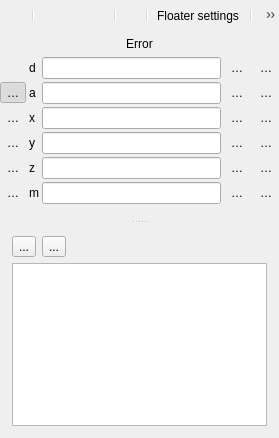
<?xml version="1.0" encoding="UTF-8"?>
<ui version="4.0">
 <class>QgsAdvancedDigitizingDockWidgetBase</class>
 <widget class="QgsDockWidget" name="QgsAdvancedDigitizingDockWidgetBase">
  <property name="geometry">
   <rect>
    <x>0</x>
    <y>0</y>
    <width>279</width>
    <height>438</height>
   </rect>
  </property>
  <property name="windowTitle">
   <string>Advanced Digitizing</string>
  </property>
  <widget class="QWidget" name="dockWidgetContents">
   <layout class="QVBoxLayout" name="verticalLayout">
    <property name="leftMargin">
     <number>0</number>
    </property>
    <property name="topMargin">
     <number>0</number>
    </property>
    <property name="rightMargin">
     <number>0</number>
    </property>
    <property name="bottomMargin">
     <number>0</number>
    </property>
    <item>
     <widget class="QToolBar" name="mToolbar">
      <property name="iconSize">
       <size>
        <width>16</width>
        <height>16</height>
       </size>
      </property>
      <property name="floatable">
       <bool>false</bool>
      </property>
      <addaction name="mEnableAction"/>
      <addaction name="separator"/>
      <addaction name="mConstructionModeAction"/>
      <addaction name="mParallelAction"/>
      <addaction name="mPerpendicularAction"/>
      <addaction name="separator"/>
      <addaction name="mAngleSoftLocksAction"/>
      <addaction name="separator"/>
      <addaction name="mFloaterAction"/>
      <addaction name="separator"/>
      <addaction name="mConstructionAction"/>
      <addaction name="mGuidesMapToolAction"/>
     </widget>
    </item>
    <item>
     <widget class="QSplitter" name="splitter">
      <property name="orientation">
       <enum>Qt::Vertical</enum>
      </property>
      <widget class="QWidget" name="mCadWidget" native="true">
       <layout class="QVBoxLayout" name="mCadWidgetLayout">
        <item>
         <widget class="QLabel" name="mErrorLabel">
          <property name="sizePolicy">
           <sizepolicy hsizetype="MinimumExpanding" vsizetype="MinimumExpanding">
            <horstretch>0</horstretch>
            <verstretch>0</verstretch>
           </sizepolicy>
          </property>
          <property name="text">
           <string>Error</string>
          </property>
          <property name="alignment">
           <set>Qt::AlignCenter</set>
          </property>
          <property name="wordWrap">
           <bool>true</bool>
          </property>
         </widget>
        </item>
        <item>
         <widget class="QWidget" name="mInputWidgets" native="true">
          <layout class="QGridLayout" name="mInputLayout">
           <property name="leftMargin">
            <number>0</number>
           </property>
           <property name="topMargin">
            <number>0</number>
           </property>
           <property name="rightMargin">
            <number>0</number>
           </property>
           <property name="bottomMargin">
            <number>0</number>
           </property>
           <property name="spacing">
            <number>3</number>
           </property>
           <item row="3" column="2">
            <widget class="QLineEdit" name="mYLineEdit">
             <property name="toolTip">
              <string/>
             </property>
            </widget>
           </item>
           <item row="5" column="1">
            <widget class="QLabel" name="mMLabel">
             <property name="text">
              <string>m</string>
             </property>
            </widget>
           </item>
           <item row="2" column="0">
            <widget class="QToolButton" name="mRelativeXButton">
             <property name="toolTip">
              <string/>
             </property>
             <property name="text">
              <string>…</string>
             </property>
             <property name="icon">
              <iconset resource="../../images/images.qrc">
               <normaloff>:/images/themes/default/cadtools/delta.svg</normaloff>:/images/themes/default/cadtools/delta.svg</iconset>
             </property>
             <property name="checkable">
              <bool>true</bool>
             </property>
             <property name="autoRaise">
              <bool>true</bool>
             </property>
            </widget>
           </item>
           <item row="0" column="3">
            <widget class="QToolButton" name="mLockDistanceButton">
             <property name="toolTip">
              <string/>
             </property>
             <property name="text">
              <string>…</string>
             </property>
             <property name="icon">
              <iconset resource="../../images/images.qrc">
               <normaloff>:/images/themes/default/cadtools/lock.svg</normaloff>:/images/themes/default/cadtools/lock.svg</iconset>
             </property>
             <property name="checkable">
              <bool>true</bool>
             </property>
             <property name="autoRaise">
              <bool>true</bool>
             </property>
            </widget>
           </item>
           <item row="1" column="2">
            <widget class="QLineEdit" name="mAngleLineEdit">
             <property name="toolTip">
              <string/>
             </property>
            </widget>
           </item>
           <item row="0" column="1">
            <widget class="QLabel" name="label">
             <property name="text">
              <string>d</string>
             </property>
            </widget>
           </item>
           <item row="1" column="0">
            <widget class="QToolButton" name="mRelativeAngleButton">
             <property name="toolTip">
              <string/>
             </property>
             <property name="text">
              <string>…</string>
             </property>
             <property name="icon">
              <iconset resource="../../images/images.qrc">
               <normaloff>:/images/themes/default/cadtools/delta.svg</normaloff>:/images/themes/default/cadtools/delta.svg</iconset>
             </property>
             <property name="checkable">
              <bool>true</bool>
             </property>
             <property name="checked">
              <bool>true</bool>
             </property>
             <property name="autoRaise">
              <bool>true</bool>
             </property>
            </widget>
           </item>
           <item row="5" column="4">
            <widget class="QToolButton" name="mRepeatingLockMButton">
             <property name="toolTip">
              <string/>
             </property>
             <property name="text">
              <string>…</string>
             </property>
             <property name="icon">
              <iconset resource="../../images/images.qrc">
               <normaloff>:/images/themes/default/locked_repeating.svg</normaloff>:/images/themes/default/locked_repeating.svg</iconset>
             </property>
             <property name="checkable">
              <bool>true</bool>
             </property>
             <property name="autoRaise">
              <bool>true</bool>
             </property>
            </widget>
           </item>
           <item row="0" column="4">
            <widget class="QToolButton" name="mRepeatingLockDistanceButton">
             <property name="toolTip">
              <string/>
             </property>
             <property name="text">
              <string>…</string>
             </property>
             <property name="icon">
              <iconset resource="../../images/images.qrc">
               <normaloff>:/images/themes/default/locked_repeating.svg</normaloff>:/images/themes/default/locked_repeating.svg</iconset>
             </property>
             <property name="checkable">
              <bool>true</bool>
             </property>
             <property name="autoRaise">
              <bool>true</bool>
             </property>
            </widget>
           </item>
           <item row="3" column="3">
            <widget class="QToolButton" name="mLockYButton">
             <property name="toolTip">
              <string/>
             </property>
             <property name="text">
              <string>…</string>
             </property>
             <property name="icon">
              <iconset resource="../../images/images.qrc">
               <normaloff>:/images/themes/default/cadtools/lock.svg</normaloff>:/images/themes/default/cadtools/lock.svg</iconset>
             </property>
             <property name="checkable">
              <bool>true</bool>
             </property>
             <property name="autoRaise">
              <bool>true</bool>
             </property>
            </widget>
           </item>
           <item row="5" column="0">
            <widget class="QToolButton" name="mRelativeMButton">
             <property name="toolTip">
              <string/>
             </property>
             <property name="text">
              <string>…</string>
             </property>
             <property name="icon">
              <iconset resource="../../images/images.qrc">
               <normaloff>:/images/themes/default/cadtools/delta.svg</normaloff>:/images/themes/default/cadtools/delta.svg</iconset>
             </property>
             <property name="checkable">
              <bool>true</bool>
             </property>
             <property name="autoRaise">
              <bool>true</bool>
             </property>
            </widget>
           </item>
           <item row="2" column="4">
            <widget class="QToolButton" name="mRepeatingLockXButton">
             <property name="toolTip">
              <string/>
             </property>
             <property name="text">
              <string>…</string>
             </property>
             <property name="icon">
              <iconset resource="../../images/images.qrc">
               <normaloff>:/images/themes/default/locked_repeating.svg</normaloff>:/images/themes/default/locked_repeating.svg</iconset>
             </property>
             <property name="checkable">
              <bool>true</bool>
             </property>
             <property name="autoRaise">
              <bool>true</bool>
             </property>
            </widget>
           </item>
           <item row="5" column="3">
            <widget class="QToolButton" name="mLockMButton">
             <property name="toolTip">
              <string/>
             </property>
             <property name="text">
              <string>…</string>
             </property>
             <property name="icon">
              <iconset resource="../../images/images.qrc">
               <normaloff>:/images/themes/default/cadtools/lock.svg</normaloff>:/images/themes/default/cadtools/lock.svg</iconset>
             </property>
             <property name="checkable">
              <bool>true</bool>
             </property>
             <property name="autoRaise">
              <bool>true</bool>
             </property>
            </widget>
           </item>
           <item row="6" column="0">
            <spacer name="verticalSpacer">
             <property name="orientation">
              <enum>Qt::Vertical</enum>
             </property>
             <property name="sizeHint" stdset="0">
              <size>
               <width>20</width>
               <height>40</height>
              </size>
             </property>
            </spacer>
           </item>
           <item row="4" column="1">
            <widget class="QLabel" name="mZLabel">
             <property name="text">
              <string>z</string>
             </property>
            </widget>
           </item>
           <item row="1" column="1">
            <widget class="QLabel" name="label_2">
             <property name="text">
              <string>a</string>
             </property>
            </widget>
           </item>
           <item row="2" column="3">
            <widget class="QToolButton" name="mLockXButton">
             <property name="toolTip">
              <string/>
             </property>
             <property name="text">
              <string>…</string>
             </property>
             <property name="icon">
              <iconset resource="../../images/images.qrc">
               <normaloff>:/images/themes/default/cadtools/lock.svg</normaloff>:/images/themes/default/cadtools/lock.svg</iconset>
             </property>
             <property name="checkable">
              <bool>true</bool>
             </property>
             <property name="autoRaise">
              <bool>true</bool>
             </property>
            </widget>
           </item>
           <item row="2" column="2">
            <widget class="QLineEdit" name="mXLineEdit">
             <property name="toolTip">
              <string/>
             </property>
            </widget>
           </item>
           <item row="3" column="0">
            <widget class="QToolButton" name="mRelativeYButton">
             <property name="toolTip">
              <string/>
             </property>
             <property name="text">
              <string>…</string>
             </property>
             <property name="icon">
              <iconset resource="../../images/images.qrc">
               <normaloff>:/images/themes/default/cadtools/delta.svg</normaloff>:/images/themes/default/cadtools/delta.svg</iconset>
             </property>
             <property name="checkable">
              <bool>true</bool>
             </property>
             <property name="autoRaise">
              <bool>true</bool>
             </property>
            </widget>
           </item>
           <item row="2" column="1">
            <widget class="QLabel" name="mLabelX">
             <property name="text">
              <string>x</string>
             </property>
            </widget>
           </item>
           <item row="1" column="3">
            <widget class="QToolButton" name="mLockAngleButton">
             <property name="toolTip">
              <string/>
             </property>
             <property name="text">
              <string>…</string>
             </property>
             <property name="icon">
              <iconset resource="../../images/images.qrc">
               <normaloff>:/images/themes/default/cadtools/lock.svg</normaloff>:/images/themes/default/cadtools/lock.svg</iconset>
             </property>
             <property name="checkable">
              <bool>true</bool>
             </property>
             <property name="autoRaise">
              <bool>true</bool>
             </property>
            </widget>
           </item>
           <item row="4" column="0">
            <widget class="QToolButton" name="mRelativeZButton">
             <property name="toolTip">
              <string/>
             </property>
             <property name="text">
              <string>…</string>
             </property>
             <property name="icon">
              <iconset resource="../../images/images.qrc">
               <normaloff>:/images/themes/default/cadtools/delta.svg</normaloff>:/images/themes/default/cadtools/delta.svg</iconset>
             </property>
             <property name="checkable">
              <bool>true</bool>
             </property>
             <property name="autoRaise">
              <bool>true</bool>
             </property>
            </widget>
           </item>
           <item row="4" column="3">
            <widget class="QToolButton" name="mLockZButton">
             <property name="toolTip">
              <string/>
             </property>
             <property name="text">
              <string>…</string>
             </property>
             <property name="icon">
              <iconset resource="../../images/images.qrc">
               <normaloff>:/images/themes/default/cadtools/lock.svg</normaloff>:/images/themes/default/cadtools/lock.svg</iconset>
             </property>
             <property name="checkable">
              <bool>true</bool>
             </property>
             <property name="autoRaise">
              <bool>true</bool>
             </property>
            </widget>
           </item>
           <item row="4" column="2">
            <widget class="QLineEdit" name="mZLineEdit">
             <property name="toolTip">
              <string/>
             </property>
            </widget>
           </item>
           <item row="3" column="4">
            <widget class="QToolButton" name="mRepeatingLockYButton">
             <property name="toolTip">
              <string/>
             </property>
             <property name="text">
              <string>…</string>
             </property>
             <property name="icon">
              <iconset resource="../../images/images.qrc">
               <normaloff>:/images/themes/default/locked_repeating.svg</normaloff>:/images/themes/default/locked_repeating.svg</iconset>
             </property>
             <property name="checkable">
              <bool>true</bool>
             </property>
             <property name="autoRaise">
              <bool>true</bool>
             </property>
            </widget>
           </item>
           <item row="1" column="4">
            <widget class="QToolButton" name="mRepeatingLockAngleButton">
             <property name="toolTip">
              <string/>
             </property>
             <property name="text">
              <string>…</string>
             </property>
             <property name="icon">
              <iconset resource="../../images/images.qrc">
               <normaloff>:/images/themes/default/locked_repeating.svg</normaloff>:/images/themes/default/locked_repeating.svg</iconset>
             </property>
             <property name="checkable">
              <bool>true</bool>
             </property>
             <property name="autoRaise">
              <bool>true</bool>
             </property>
            </widget>
           </item>
           <item row="0" column="2">
            <widget class="QLineEdit" name="mDistanceLineEdit">
             <property name="toolTip">
              <string/>
             </property>
            </widget>
           </item>
           <item row="3" column="1">
            <widget class="QLabel" name="mLabelY">
             <property name="text">
              <string>y</string>
             </property>
            </widget>
           </item>
           <item row="4" column="4">
            <widget class="QToolButton" name="mRepeatingLockZButton">
             <property name="toolTip">
              <string/>
             </property>
             <property name="text">
              <string>…</string>
             </property>
             <property name="icon">
              <iconset resource="../../images/images.qrc">
               <normaloff>:/images/themes/default/locked_repeating.svg</normaloff>:/images/themes/default/locked_repeating.svg</iconset>
             </property>
             <property name="checkable">
              <bool>true</bool>
             </property>
             <property name="autoRaise">
              <bool>true</bool>
             </property>
            </widget>
           </item>
           <item row="5" column="2">
            <widget class="QLineEdit" name="mMLineEdit">
             <property name="toolTip">
              <string/>
             </property>
            </widget>
           </item>
          </layout>
         </widget>
        </item>
       </layout>
      </widget>
      <widget class="QWidget" name="verticalLayoutWidget">
       <layout class="QVBoxLayout" name="mGuidesWidget">
        <property name="leftMargin">
         <number>12</number>
        </property>
        <property name="topMargin">
         <number>12</number>
        </property>
        <property name="rightMargin">
         <number>12</number>
        </property>
        <property name="bottomMargin">
         <number>12</number>
        </property>
        <item>
         <layout class="QHBoxLayout" name="horizontalLayout">
          <item>
           <widget class="QToolButton" name="mDistanceToPointsButton">
            <property name="text">
             <string>...</string>
            </property>
            <property name="icon">
             <iconset resource="../../images/images.qrc">
              <normaloff>:/images/themes/default/mActionGuideDistanceToPoints.svg</normaloff>:/images/themes/default/mActionGuideDistanceToPoints.svg</iconset>
            </property>
           </widget>
          </item>
          <item>
           <widget class="QToolButton" name="mLineProlongationButton">
            <property name="text">
             <string>...</string>
            </property>
            <property name="icon">
             <iconset resource="../../images/images.qrc">
              <normaloff>:/images/themes/default/mActionGuideLineProlongation.svg</normaloff>:/images/themes/default/mActionGuideLineProlongation.svg</iconset>
            </property>
           </widget>
          </item>
          <item>
           <spacer name="horizontalSpacer">
            <property name="orientation">
             <enum>Qt::Horizontal</enum>
            </property>
            <property name="sizeHint" stdset="0">
             <size>
              <width>40</width>
              <height>20</height>
             </size>
            </property>
           </spacer>
          </item>
         </layout>
        </item>
        <item>
         <widget class="QTableWidget" name="tableWidget"/>
        </item>
       </layout>
      </widget>
     </widget>
    </item>
   </layout>
   <action name="mEnableAction">
    <property name="checkable">
     <bool>true</bool>
    </property>
    <property name="icon">
     <iconset resource="../../images/images.qrc">
      <normaloff>:/images/themes/default/cadtools/cad.svg</normaloff>:/images/themes/default/cadtools/cad.svg</iconset>
    </property>
    <property name="toolTip">
     <string>&lt;html&gt;&lt;head/&gt;&lt;body&gt;&lt;p&gt;Enable advanced digitizing tools&lt;/p&gt;&lt;/body&gt;&lt;/html&gt;</string>
    </property>
   </action>
   <action name="mConstructionModeAction">
    <property name="checkable">
     <bool>true</bool>
    </property>
    <property name="icon">
     <iconset resource="../../images/images.qrc">
      <normaloff>:/images/themes/default/cadtools/construction.svg</normaloff>:/images/themes/default/cadtools/construction.svg</iconset>
    </property>
    <property name="toolTip">
     <string/>
    </property>
   </action>
   <action name="mParallelAction">
    <property name="checkable">
     <bool>true</bool>
    </property>
    <property name="icon">
     <iconset resource="../../images/images.qrc">
      <normaloff>:/images/themes/default/cadtools/parallel.svg</normaloff>:/images/themes/default/cadtools/parallel.svg</iconset>
    </property>
    <property name="toolTip">
     <string/>
    </property>
   </action>
   <action name="mPerpendicularAction">
    <property name="checkable">
     <bool>true</bool>
    </property>
    <property name="icon">
     <iconset resource="../../images/images.qrc">
      <normaloff>:/images/themes/default/cadtools/perpendicular.svg</normaloff>:/images/themes/default/cadtools/perpendicular.svg</iconset>
    </property>
    <property name="toolTip">
     <string/>
    </property>
   </action>
   <action name="mAngleSoftLocksAction">
    <property name="icon">
     <iconset resource="../../images/images.qrc">
      <normaloff>:/images/themes/default/propertyicons/settings.svg</normaloff>:/images/themes/default/propertyicons/settings.svg</iconset>
    </property>
   </action>
  </widget>
  <action name="mFloaterAction">
   <property name="checkable">
    <bool>true</bool>
   </property>
   <property name="icon">
    <iconset resource="../../images/images.qrc">
     <normaloff>:/images/themes/default/cadtools/floater.svg</normaloff>:/images/themes/default/cadtools/floater.svg</iconset>
   </property>
   <property name="text">
    <string>Floater settings</string>
   </property>
  </action>
  <action name="mConstructionAction">
   <property name="icon">
    <iconset resource="../../images/images.qrc">
     <normaloff>:/images/themes/default/algorithms/mAlgorithmExtractVertices.svg</normaloff>:/images/themes/default/algorithms/mAlgorithmExtractVertices.svg</iconset>
   </property>
   <property name="text">
    <string>Construction</string>
   </property>
   <property name="toolTip">
    <string>Construction</string>
   </property>
  </action>
  <action name="mGuidesMapToolAction">
   <property name="checkable">
    <bool>true</bool>
   </property>
   <property name="icon">
    <iconset resource="../../images/images.qrc">
     <normaloff>:/images/themes/default/vector_grid.svg</normaloff>:/images/themes/default/vector_grid.svg</iconset>
   </property>
   <property name="text">
    <string>Construction tools</string>
   </property>
   <property name="iconText">
    <string>Construction tools</string>
   </property>
  </action>
 </widget>
 <customwidgets>
  <customwidget>
   <class>QgsDockWidget</class>
   <extends>QDockWidget</extends>
   <header>qgsdockwidget.h</header>
   <container>1</container>
  </customwidget>
 </customwidgets>
 <tabstops>
  <tabstop>mDistanceLineEdit</tabstop>
  <tabstop>mLockDistanceButton</tabstop>
  <tabstop>mRepeatingLockDistanceButton</tabstop>
  <tabstop>mRelativeAngleButton</tabstop>
  <tabstop>mAngleLineEdit</tabstop>
  <tabstop>mLockAngleButton</tabstop>
  <tabstop>mRepeatingLockAngleButton</tabstop>
  <tabstop>mRelativeXButton</tabstop>
  <tabstop>mXLineEdit</tabstop>
  <tabstop>mLockXButton</tabstop>
  <tabstop>mRepeatingLockXButton</tabstop>
  <tabstop>mRelativeYButton</tabstop>
  <tabstop>mYLineEdit</tabstop>
  <tabstop>mLockYButton</tabstop>
  <tabstop>mRepeatingLockYButton</tabstop>
  <tabstop>mRelativeZButton</tabstop>
  <tabstop>mZLineEdit</tabstop>
  <tabstop>mLockZButton</tabstop>
  <tabstop>mRepeatingLockZButton</tabstop>
  <tabstop>mRelativeMButton</tabstop>
  <tabstop>mMLineEdit</tabstop>
  <tabstop>mLockMButton</tabstop>
  <tabstop>mRepeatingLockMButton</tabstop>
 </tabstops>
 <resources>
  <include location="../../images/images.qrc"/>
 </resources>
 <connections/>
</ui>
